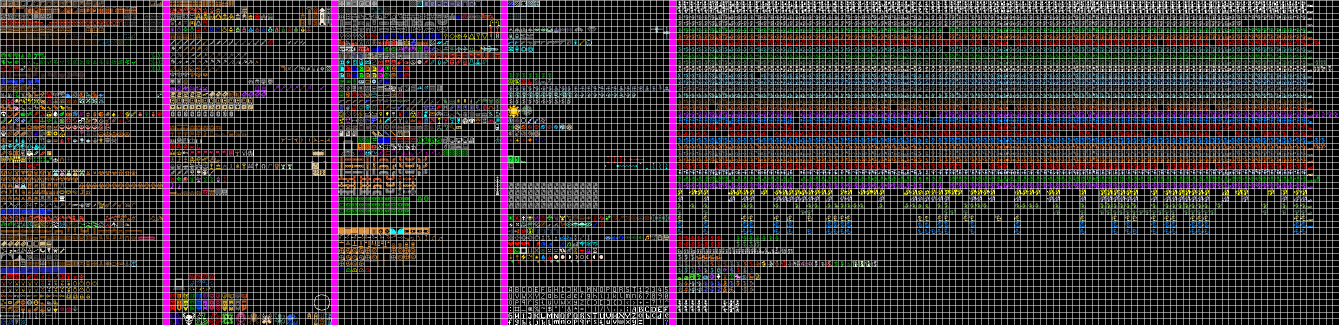
#> input picture aegis/Content/images/urizen_onebit_tileset__v2d0.png, 2679 x 651 px, found by its file name (shown at 1/2 size)
$ python generate_new_reference.py
#> lines starting #> are read from the running program, lines starting #| are printed output that depends on the picture
from PIL import Image, ImageDraw, ImageFont

# --- Config ---
load_image_path = (
    "/home/jayo/repos/aegis/aegis/Content/images/urizen_onebit_tileset__v2d0.png"
)
output_path = "spritesheet_reference.png"
sprite_size = 12
border = 1
num_space = 30
scale = 2
sheet_row_width = 20  # number of sprites per row in the new reference sheet


# Helper: check if all pixels are black
def is_fully_black(sprite):
    for px in sprite.getdata():
        if len(px) == 4:  # RGBA
            if px[:3] != (0, 0, 0):
                return False
        else:  # RGB
            if px != (0, 0, 0):
                return False
    return True


# Load original image
with Image.open(load_image_path) as im:
#> im is the input picture: PIL image 2679x651 RGBA; mean R, G, B, A 25.4, 18.1, 20.8, 216.9
    sheet_width, sheet_height = im.size
#> sheet_width = 2679; sheet_height = 651

    columns_orig = (sheet_width + border) // (sprite_size + border)
#> columns_orig = 206
    rows_orig = (sheet_height + border) // (sprite_size + border)
#> rows_orig = 50
    total_sprites = columns_orig * rows_orig
#> total_sprites = 10300

    # Collect all non-black sprites first
    non_black_sprites = []
    for y_orig in range(rows_orig):
        for x_orig in range(columns_orig):
            sx = border + x_orig * (sprite_size + border)
            sy = border + y_orig * (sprite_size + border)
            sx2 = min(sx + sprite_size, sheet_width)
            sy2 = min(sy + sprite_size, sheet_height)
            sprite = im.crop((sx, sy, sx2, sy2))
            if not is_fully_black(sprite):
                non_black_sprites.append(sprite)
#> after the loop, non_black_sprites = 5752 items

    # Determine size of reference sheet
    columns_new = min(sheet_row_width, len(non_black_sprites))
#> columns_new = 20
    rows_new = (len(non_black_sprites) + columns_new - 1) // columns_new
#> rows_new = 288

    cell_width = sprite_size * scale + num_space
    cell_height = sprite_size * scale + num_space

    new_width = columns_new * cell_width
#> new_width = 1080
    new_height = rows_new * cell_height
#> new_height = 15552
    reference_img = Image.new("RGBA", (new_width, new_height), (0, 0, 0, 255))
    draw = ImageDraw.Draw(reference_img)
    font = ImageFont.load_default()

    index = 0  # numbering for original grid
    placement_index = 0  # placement for non-black sprites
    for y_orig in range(rows_orig):
        for x_orig in range(columns_orig):
            if index >= total_sprites:
                break

            sx = border + x_orig * (sprite_size + border)
            sy = border + y_orig * (sprite_size + border)
            sx2 = min(sx + sprite_size, sheet_width)
            sy2 = min(sy + sprite_size, sheet_height)
            sprite = im.crop((sx, sy, sx2, sy2))

            if not is_fully_black(sprite):
                sprite = sprite.resize(
                    (sprite_size * scale, sprite_size * scale), Image.NEAREST
                )
                x_new = (placement_index % columns_new) * cell_width
                y_new = (placement_index // columns_new) * cell_height
                reference_img.paste(sprite, (x_new, y_new))
                draw.text(
                    (x_new + sprite_size * scale, y_new),
                    str(index),
                    fill=(255, 255, 255),
                    font=font,
                )
                placement_index += 1  # only increment placement for non-black sprites

            index += 1  # always increment numbering
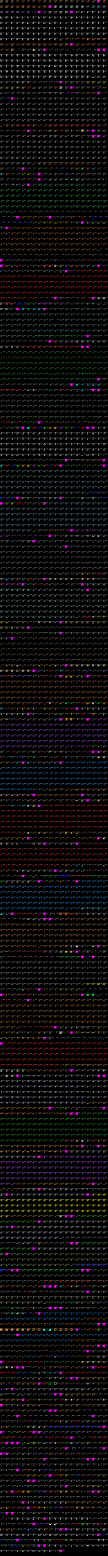
#> reference_img: PIL image 1080x15552 RGBA (shown at 1/10 size); mean R, G, B, A 15, 12.2, 13.1, 255; transparent parts drawn white
#> after the loop, index = 10300; placement_index = 5752; x_new = 594; y_new = 15498

    reference_img.save(output_path)
    print(
        f"Saved reference sheet with {placement_index} visible sprites to '{output_path}'"
    )
#| Saved reference sheet with 5752 visible sprites to 'spritesheet_reference.png'
